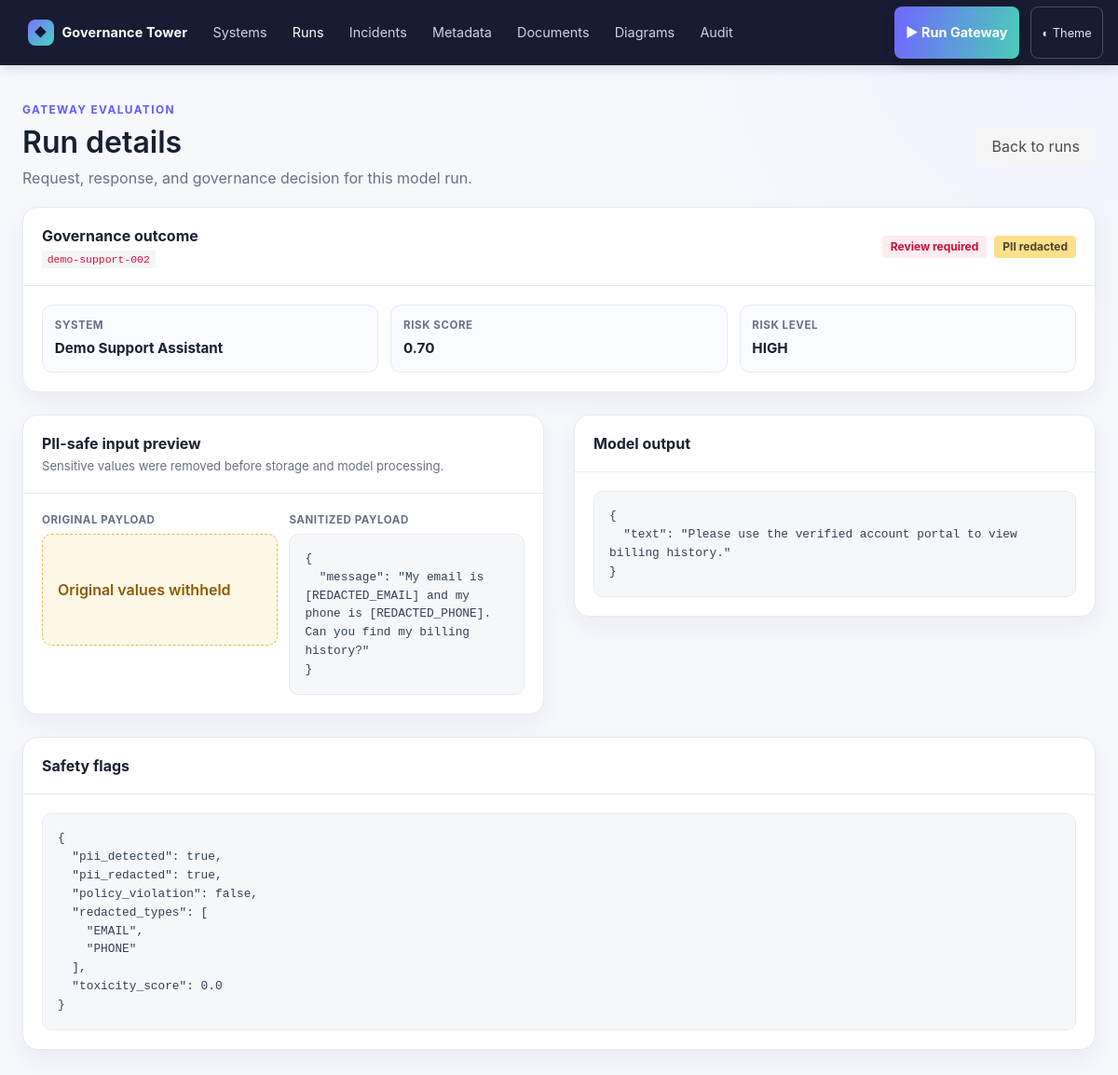
/dashboard/runs/23, run on the app's committed database.
### models.py (models this page shows)
class ModelRun(Base):
    __tablename__ = "model_runs"
    id = Column(Integer, primary_key=True)
    system_id = Column(Integer, ForeignKey("ai_systems.id"), nullable=False)
    request_id = Column(String(64), unique=True, nullable=False)
    input_payload = Column(JSON, nullable=False)
    output_payload = Column(JSON)
    risk_score = Column(Float)
    risk_level = Column(String(32))
    safety_flags = Column(JSON)
    requires_review = Column(Boolean, default=False)
    created_at = Column(DateTime, default=datetime.utcnow)
    system = relationship("AiSystem", back_populates="runs")
    incident = relationship(
        "Incident",
        back_populates="run",
        foreign_keys="Incident.run_id",
        uselist=False,
    )

class AiSystem(Base):
    __tablename__ = "ai_systems"
    id = Column(Integer, primary_key=True)
    name = Column(String(255), unique=True, nullable=False)
    owner = Column(String(255), nullable=False)
    description = Column(Text)
    risk_level = Column(String(32), default=RiskLevel.MEDIUM.value)
    status = Column(String(32), default="APPROVED")
    pii_policy = Column(String(32), default="REDACT")
    created_at = Column(DateTime, default=datetime.utcnow)
    runs = relationship("ModelRun", back_populates="system")

### dashboard/dashboard_api.py (the view)
@dashboard.get("/runs/{run_id}")
def run_detail(run_id: int, request: Request, session: Session = Depends(get_session)):
    run = session.query(ModelRun).filter_by(id=run_id).first()
    if not run:
        return templates.TemplateResponse(request, "not_found.html", {"active_page": "runs"}, status_code=404)
    return templates.TemplateResponse(request, "run_detail.html", {"run": run, "active_page": "runs"})

### dashboard/templates/run_detail.html (shortened to what this page needs)
{% extends "base.html" %}
{% block content %}
<div class="ct-page"><header class="ct-page-hero"><div><p class="ct-eyebrow">Gateway evaluation</p><h1 class="title is-3">Run details</h1><p class="subtitle is-6">Request, response, and governance decision for this model run.</p></div><a class="button is-light" href="/dashboard/runs">Back to runs</a></header>
<section class="ct-card mb-5"><div class="ct-card-header"><div><h2 class="ct-card-title">Governance outcome</h2><p class="ct-card-subtitle"><code>{{ run.request_id }}</code></p></div><div class="tags"><span class="tag {% if run.requires_review %}is-danger{% else %}is-success{% endif %} is-light ct-pill">{{ 'Review required' if run.requires_review else 'Cleared' }}</span>{% if run.safety_flags and run.safety_flags.get('pii_redacted') %}<span class="tag is-warning ct-pill">PII redacted</span>{% endif %}</div></div><div class="ct-card-body"><div class="ct-detail-grid"><div class="ct-stat"><span class="ct-stat-label">System</span><span class="ct-stat-value">{{ run.system.name if run.system else 'Unknown' }}</span></div><div class="ct-stat"><span class="ct-stat-label">Risk score</span><span class="ct-stat-value">{{ '%.2f'|format(run.risk_score or 0) }}</span></div><div class="ct-stat"><span class="ct-stat-label">Risk level</span><span class="ct-stat-value">{{ run.risk_level }}</span></div></div></div></section>
<div class="columns is-variable is-4"><div class="column"><section class="ct-card"><div class="ct-card-header"><div><h2 class="ct-card-title">PII-safe input preview</h2>{% if run.safety_flags and run.safety_flags.get('pii_redacted') %}<p class="ct-card-subtitle">Sensitive values were removed before storage and model processing.</p>{% endif %}</div></div><div class="ct-card-body">{% if run.safety_flags and run.safety_flags.get('pii_redacted') %}<div class="safe-preview"><div><p class="safe-preview-label">Original payload</p><div class="withheld">Original values withheld</div></div><div><p class="safe-preview-label">Sanitized payload</p><pre class="ct-code">{{ run.input_payload | tojson(indent=2) }}</pre></div></div>{% else %}<p class="safe-preview-label">Input payload</p><pre class="ct-code">{{ run.input_payload | tojson(indent=2) }}</pre>{% endif %}</div></section></div><div class="column"><section class="ct-card"><div class="ct-card-header"><h2 class="ct-card-title">Model output</h2></div><div class="ct-card-body"><pre class="ct-code">{{ run.output_payload | tojson(indent=2) }}</pre></div></section></div></div><section class="ct-card"><div class="ct-card-header"><h2 class="ct-card-title">Safety flags</h2></div><div class="ct-card-body"><pre class="ct-code">{{ run.safety_flags | tojson(indent=2) }}</pre></div></section></div>
{% endblock %}

### dashboard/templates/base.html (style rules this page uses)
:root { --ct-ink:#172033; --ct-muted:#667085; --ct-line:#e5eaf2; --ct-brand:#635bff; --ct-panel:#fff; --ct-bg:#f7f8fc; }
html { background: var(--ct-bg); }
body { min-height:100vh; color:var(--ct-ink); background:radial-gradient(circle at 94% 2%, #eef0ff 0, transparent 24rem), var(--ct-bg); }
.ct-page { color:var(--ct-ink); }
.ct-page-hero { display:flex; align-items:center; justify-content:space-between; gap:1.25rem; padding:1rem 0 1.2rem; }
.ct-page-hero > div:first-child { display:flex; flex-direction:column; align-items:flex-start; }
.ct-eyebrow { color:var(--ct-brand); font-size:.74rem; font-weight:750; letter-spacing:.12em; text-transform:uppercase; margin:0 0 .5rem; }
.ct-page-hero .title { margin:0 0 .6rem !important; color:var(--ct-ink); line-height:1.08 !important; }
.ct-page-hero .subtitle { color:var(--ct-muted); margin:0 !important; line-height:1.4 !important; }
.ct-card { background:var(--ct-panel); border:1px solid var(--ct-line); border-radius:16px; box-shadow:0 10px 26px rgba(27,39,94,.06); overflow:hidden; }
.ct-card-header { display:flex; justify-content:space-between; align-items:center; padding:1.15rem 1.25rem; border-bottom:1px solid var(--ct-line); }
.ct-card-title { margin:0; font-size:1rem; font-weight:720; }
.ct-card-subtitle { margin:.18rem 0 0; color:var(--ct-muted); font-size:.82rem; }
.ct-card-body { padding:1.25rem; }
.ct-pill { border-radius:999px; font-size:.73rem; font-weight:700; padding:.34rem .62rem; }
.ct-code { background:#f6f7fb; border:1px solid #e7eaf1; border-radius:10px; color:#344054; font:.8rem/1.55 ui-monospace,SFMono-Regular,Menlo,monospace; padding:1rem; white-space:pre-wrap; overflow:auto; }
.ct-detail-grid { display:grid; grid-template-columns:repeat(3,1fr); gap:.8rem; }
.ct-stat { border:1px solid var(--ct-line); background:#fafbff; border-radius:11px; padding:.8rem; }
.ct-stat-label { color:var(--ct-muted); display:block; font-size:.72rem; font-weight:700; letter-spacing:.05em; text-transform:uppercase; }
.ct-stat-value { display:block; font-size:.95rem; font-weight:700; margin-top:.3rem; }

### dashboard/templates/run_detail.html (style rules this page uses)
.safe-preview { display:grid; grid-template-columns:1fr 1fr; gap:.8rem; }
.safe-preview-label { color:var(--ct-muted); font-size:.72rem; font-weight:700; letter-spacing:.05em; text-transform:uppercase; margin-bottom:.35rem; }
.withheld { display:flex; align-items:center; min-height:120px; background:#fff8e6; border:1px dashed #e7b858; border-radius:10px; color:#8a5a00; padding:1rem; font-weight:600; }

### data on the page
ModelRun: request_id "demo-support-002", requires_review "Review required", risk_score "0.70", risk_level "HIGH", input_payload|tojson "{ \"message\": \"My email is [REDACTED_EMAIL] and my phone is [REDACTED_PHONE]. Can you find my billing history?\" }", output_payload|tojson "{ \"text\": \"Please use the verified account portal to view billing history.\" }", safety_flags|tojson "{ \"pii_detected\": true, \"pii_redacted\": true, \"policy_violation\": false, \"redacted_types\": [ \"EMAIL\", \"PHONE\" ], \"toxicity_score\": 0.0 }"
AiSystem: system "Demo Support Assistant"
